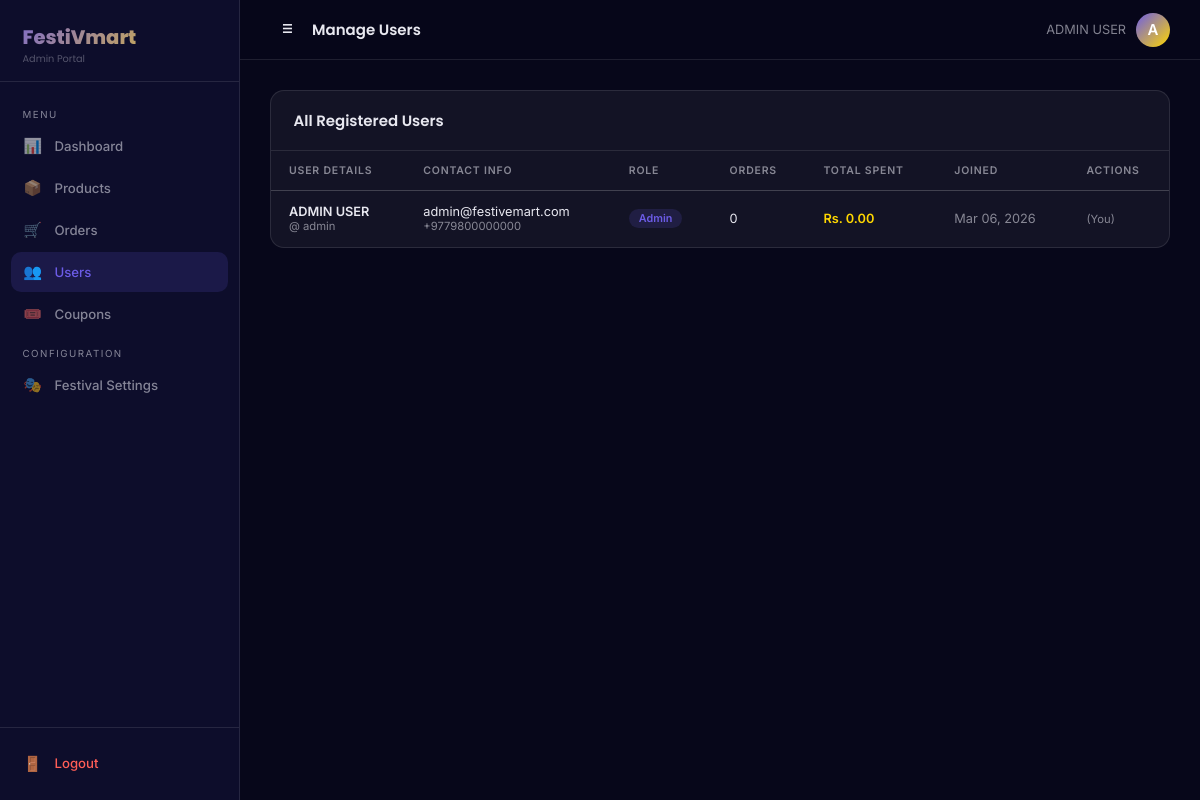
The page /admin/users.php (signed in) on the database its author committed.
### tables this page shows
CREATE TABLE users (
    id INT AUTO_INCREMENT PRIMARY KEY,
    full_name VARCHAR(150) NOT NULL,
    username VARCHAR(50) NOT NULL UNIQUE,
    email VARCHAR(150) NOT NULL UNIQUE,
    phone VARCHAR(20) NOT NULL UNIQUE,
    password VARCHAR(255) NOT NULL,
    role ENUM('admin','customer') DEFAULT 'customer',
    created_at TIMESTAMP DEFAULT CURRENT_TIMESTAMP
);

### includes/functions.php (called while the page is built, shortened)
<?php
function formatPrice($p)
{
    return 'Rs. ' . number_format($p, 2);
}

### admin/users.php (the view, shortened to what this page needs)
<?php
require_once __DIR__ . '/../includes/functions.php';
$sql = "SELECT u.id, u.username, u.full_name, u.email, u.phone, u.role, u.created_at,
        COUNT(o.id) as total_orders,
        COALESCE(SUM(o.total), 0) as lifetime_spent
        FROM users u
        LEFT JOIN orders o ON u.id = o.user_id AND o.status != 'Cancelled'
        GROUP BY u.id
        ORDER BY u.created_at DESC";
$users = $pdo->query($sql)->fetchAll();
?>
<!DOCTYPE html>
<html lang="en">
<head>
    <link rel="stylesheet" href="../assets/css/admin.css">
</head>
<body>
    <aside class="admin-sidebar" id="sidebar">
        <div class="sidebar-logo">FestiVmart<small>Admin Portal</small></div>
        <nav class="sidebar-nav">
            <div class="nav-section-title">Menu</div>
            <a href="dashboard.php" class="sidebar-link"><span class="nav-icon">📊</span> Dashboard</a>
            <a href="products.php" class="sidebar-link"><span class="nav-icon">📦</span> Products</a>
            <a href="orders.php" class="sidebar-link"><span class="nav-icon">🛒</span> Orders</a>
            <a href="users.php" class="sidebar-link active"><span class="nav-icon">👥</span> Users</a>
            <a href="coupons.php" class="sidebar-link"><span class="nav-icon">🎟️</span> Coupons</a>
            <div class="nav-section-title mt-2">Configuration</div>
            <a href="festival_settings.php" class="sidebar-link"><span class="nav-icon">🎭</span> Festival Settings</a>
        </nav>
        <div class="sidebar-footer">
            <a href="../auth/logout.php" class="sidebar-link logout"><span class="nav-icon">🚪</span> Logout</a>
        </div>
    </aside>
    <main class="admin-main">
        <header class="admin-topbar">
            <div class="flex items-center gap-1">
                <button id="menu-toggle" class="btn btn-outline btn-sm hidden" style="border:none;">☰</button>
                <h1 class="topbar-title">Manage Users</h1>
            </div>
            <div class="topbar-user">
                <span>
                    <?php echo htmlspecialchars($_SESSION['full_name']); ?>
                </span>
                <div class="admin-avatar">A</div>
            </div>
        </header>
        <div class="admin-content">
            <div class="admin-section">
                <div class="admin-section-header">
                    <h3>All Registered Users</h3>
                </div>
                <table class="admin-table">
                    <thead>
                        <tr>
                            <th>User Details</th>
                            <th>Contact Info</th>
                            <th>Role</th>
                            <th>Orders</th>
                            <th>Total Spent</th>
                            <th>Joined</th>
                            <th>Actions</th>
                        </tr>
                    </thead>
                    <tbody>
                        <?php foreach ($users as $user): ?>
                            <tr>
                                <td>
                                    <div style="font-weight:600;">
                                        <?php echo htmlspecialchars($user['full_name']); ?>
                                    </div>
                                    <div class="text-muted" style="font-size:0.75rem;">@
                                        <?php echo htmlspecialchars($user['username']); ?>
                                    </div>
                                </td>
                                <td>
                                    <div>
                                        <?php echo htmlspecialchars($user['email']); ?>
                                    </div>
                                    <div class="text-muted" style="font-size:0.75rem;">
                                        <?php echo htmlspecialchars($user['phone']); ?>
                                    </div>
                                </td>
                                <td>
                                    <?php if ($user['role'] === 'admin'): ?>
                                        <span class="status-badge"
                                            style="background:rgba(108,92,231,0.15); color:var(--admin-primary);">Admin</span>
                                    <?php else: ?>
                                        <span class="status-badge"
                                            style="background:rgba(255,255,255,0.05); color:var(--text-muted);">Customer</span>
                                    <?php endif; ?>
                                </td>
                                <td>
                                    <?php echo $user['total_orders']; ?>
                                </td>
                                <td style="font-weight:600; color:var(--admin-accent);">
                                    <?php echo formatPrice($user['lifetime_spent']); ?>
                                </td>
                                <td class="text-muted">
                                    <?php echo date('M d, Y', strtotime($user['created_at'])); ?>
                                </td>
                                <td>
                                    <?php if ($user['id'] !== $_SESSION['user_id']): ?>
                                        <form action="users.php" method="POST" onsubmit="return confirm('Change user role?');">
                                            <input type="hidden" name="action" value="toggle_role">
                                            <input type="hidden" name="user_id" value="<?php echo $user['id']; ?>">
                                            <button type="submit" class="btn btn-outline btn-xs">
                                                Make
                                                <?php echo $user['role'] === 'admin' ? 'Customer' : 'Admin'; ?>
                                            </button>
                                        </form>
                                    <?php else: ?>
                                        <span class="text-muted" style="font-size:0.75rem;">(You)</span>
                                    <?php endif; ?>
                                </td>
                            </tr>
                        <?php endforeach; ?>
                    </tbody>
                </table>
            </div>
        </div>
    </main>
</body>
</html>

### assets/css/admin.css (style rules this page uses)
:root { --admin-bg:#07071A;--admin-sidebar:#0D0D2B;--admin-card:rgba(255,255,255,.05);--admin-border:rgba(255,255,255,.1);--admin-primary:#6C5CE7;--admin-accent:#FFD700;--admin-success:#00D2B4;--admin-danger:#FF5E57;--admin-warning:#FFA801;--text-light:#E8E8F0;--text-muted:rgba(232,232,240,.55);--transition:.25s ease;--radius:14px }
*,*::before,*::after { box-sizing:border-box;margin:0;padding:0 }
html { font-size:15px }
body { font-family:'Inter',sans-serif;background:var(--admin-bg);color:var(--text-light);min-height:100vh;display:flex }
a { text-decoration:none;color:inherit }
button { cursor:pointer;border:none;background:none;font-family:inherit;outline:none }
.admin-sidebar { width:240px;min-height:100vh;background:var(--admin-sidebar);border-right:1px solid var(--admin-border);display:flex;flex-direction:column;position:fixed;top:0;left:0;bottom:0;z-index:100;transition:transform var(--transition) }
.sidebar-logo { padding:1.5rem 1.5rem 1rem;font-family:'Poppins',sans-serif;font-size:1.3rem;font-weight:800;background:linear-gradient(135deg,var(--admin-primary),var(--admin-accent));-webkit-background-clip:text;-webkit-text-fill-color:transparent;background-clip:text;border-bottom:1px solid var(--admin-border) }
.sidebar-logo small { display:block;font-size:.65rem;font-weight:400;opacity:.6;-webkit-text-fill-color:var(--text-muted) }
.sidebar-nav { flex:1;padding:1rem .75rem;overflow-y:auto }
.nav-section-title { font-size:.65rem;text-transform:uppercase;letter-spacing:1.5px;color:var(--text-muted);padding:.8rem .75rem .4rem }
.sidebar-link { display:flex;align-items:center;gap:12px;padding:.7rem .75rem;border-radius:10px;color:var(--text-muted);font-size:.88rem;font-weight:500;margin-bottom:2px;transition:all var(--transition) }
.sidebar-link.active { background:rgba(108,92,231,.15);color:var(--admin-primary) }
.sidebar-link .nav-icon { font-size:1rem;width:20px;text-align:center }
.sidebar-footer { padding:1rem .75rem;border-top:1px solid var(--admin-border) }
.sidebar-link.logout { color:var(--admin-danger) }
.admin-main { flex:1;margin-left:240px;display:flex;flex-direction:column;min-height:100vh }
.admin-topbar { height:60px;padding:0 2rem;background:rgba(7,7,26,.8);border-bottom:1px solid var(--admin-border);display:flex;align-items:center;justify-content:space-between;position:sticky;top:0;z-index:50;backdrop-filter:blur(12px) }
.topbar-title { font-family:'Poppins',sans-serif;font-size:1rem;font-weight:600 }
.topbar-user { display:flex;align-items:center;gap:10px;font-size:.85rem;color:var(--text-muted) }
.admin-avatar { width:34px;height:34px;border-radius:50%;background:linear-gradient(135deg,var(--admin-primary),var(--admin-accent));display:flex;align-items:center;justify-content:center;font-size:1rem;font-weight:700;color:#fff }
.admin-content { padding:2rem;flex:1 }
.admin-section { background:var(--admin-card);border:1px solid var(--admin-border);border-radius:var(--radius);overflow:hidden;margin-bottom:2rem }
.admin-section-header { padding:1.2rem 1.5rem;border-bottom:1px solid var(--admin-border);display:flex;align-items:center;justify-content:space-between }
.admin-section-header h3 { font-family:'Poppins',sans-serif;font-size:1rem;font-weight:600 }
.admin-table { width:100%;border-collapse:collapse;font-size:.85rem }
.admin-table th { padding:.85rem 1.2rem;text-align:left;color:var(--text-muted);text-transform:uppercase;font-size:.7rem;letter-spacing:.8px;border-bottom:1px solid var(--admin-border);font-weight:600 }
.admin-table td { padding:.9rem 1.2rem;border-bottom:1px solid rgba(255,255,255,.05) }
.admin-table tr:last-child td { border-bottom:none }
.btn { display:inline-flex;align-items:center;justify-content:center;gap:7px;padding:.55rem 1.2rem;border-radius:9px;font-size:.85rem;font-weight:600;font-family:'Poppins',sans-serif;transition:all var(--transition) }
.btn-outline { border:1.5px solid var(--admin-border);color:var(--text-light) }
.btn-sm { padding:.35rem .8rem;font-size:.78rem }
.status-badge { display:inline-block;padding:3px 10px;border-radius:999px;font-size:.72rem;font-weight:600 }
.text-muted { color:var(--text-muted) }
.flex { display:flex }
.items-center { align-items:center }
.gap-1 { gap:.5rem }

### rows shown on the page
users: full_name "ADMIN USER", username "admin", email "admin@festivemart.com", phone "+9779800000000", role "Admin", total_orders "0", lifetime_spent "Rs. 0.00", created_at "Mar 06, 2026", shows "(You)"

### other values the page prints
$_SESSION['full_name'] "ADMIN USER"
